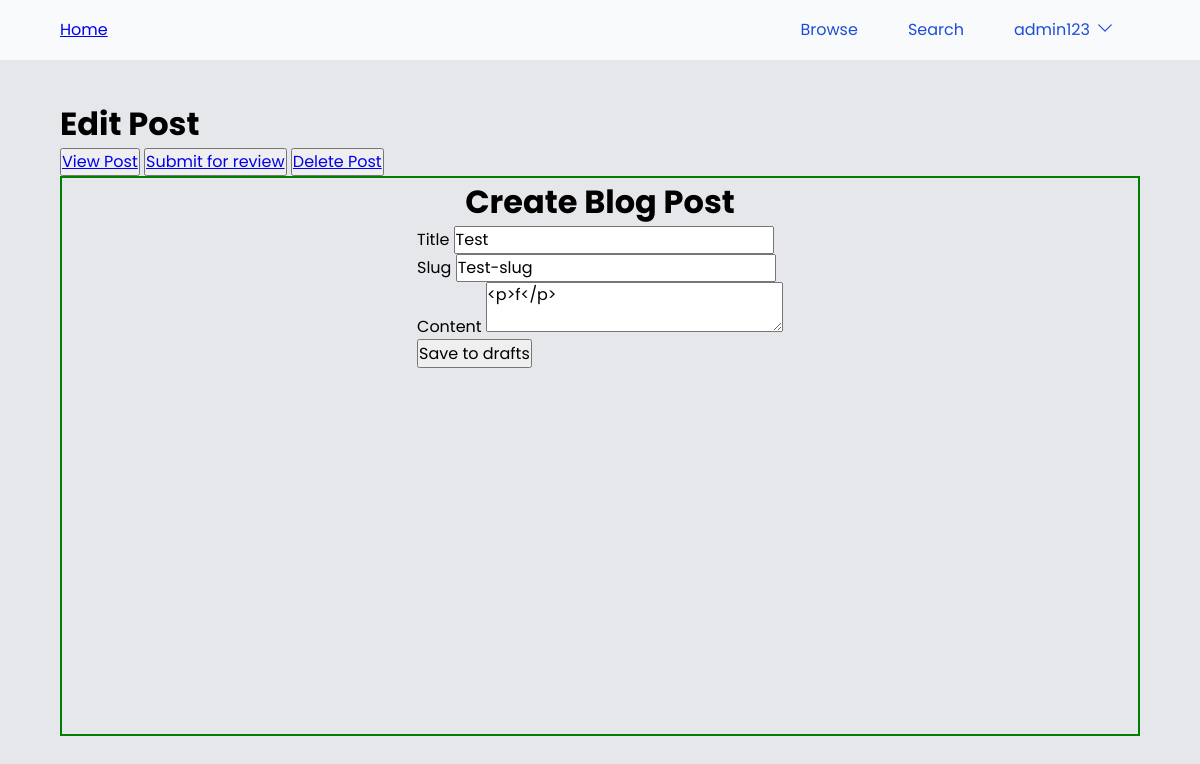
Page /edit/Test-slug (signed in) on the committed database.
### models.py (models this page shows, shortened)
class UserModel(UserMixin, db.Model):
    __tablename__ = 'users'
    id = db.Column(db.Integer, primary_key=True)
    username = db.Column(db.String(50), unique=True, nullable=False)
    password_hash = db.Column(db.String(128), nullable=False)
    privilege_level = db.Column(db.String(16), default="User", nullable=False) #Could be User, Admin, or SuperAdmin also could be an integer but used string for this example

class PostModel(db.Model):
    __tablename__ = 'posts'
    id = db.Column(db.Integer, primary_key=True)
    title = db.Column(db.String(100), nullable=False)
    slug = db.Column(db.String(100), unique=True, nullable=False)
    content = db.Column(db.Text, nullable=False)
    created_at = db.Column(db.DateTime, server_default=func.now())
    updated_at = db.Column(db.DateTime, onupdate=func.now())
    author = db.Column(db.String(100), db.ForeignKey('users.username'), nullable=False)
    status = db.Column(db.String, default="Draft") #Could be Draft, Review, Published, or Archived

### main.py (the view, shortened to what this page needs)
@app.route("/edit/<slug>", methods=["GET", "POST"])
@login_required
def edit(slug):
    post = PostModel.query.filter_by(slug=slug).first()
    if post.author != get_current_username() and current_user.privilege_level != "Admin":
        return redirect("/")
    form = BlogForm()
    form.content.data = post.content
    return render_template("edit.html", post=post, form=form, current_username=get_current_username())

### forms.py
class BlogForm(FlaskForm):
    title = StringField('title', validators=[InputRequired(), Length(min=4, max=32)])
    slug    = StringField('slug', validators=[InputRequired(), Length(min=1, max=64)])
    content = CKEditorField('content', validators=[InputRequired(), Length(min=8)])
    submit = SubmitField('Save to drafts')

### main.py (called while the page is built)
def get_current_username():
    if current_user.is_authenticated:
        return current_user.username
    else:
        return "Guest"

### models.py (called while the page is built)
@login.user_loader
def load_user(id):
    return UserModel.query.get(int(id))

### templates/edit.html (shortened to what this page needs)
{% extends "base.html" %}{%block head%}{%endblock%}{% block body %}
<h1>Edit Post</h1>
<div class="button-container">
    <button><a href="{{url_for("view_post", slug=post.slug)}}">View Post</a></button>
    {% if post.status == "Draft" %}
    <button><a href="{{url_for("change_status", slug=post.slug)}}">Submit for review</a></button>
    {% else %}
    <button><a href="{{url_for("change_status", slug=post.slug)}}">Make post private</a></button>
    {% endif %}
    <button><a href="{{url_for("delete", id=post.id)}}">Delete Post</a></button>
</div>
<div class="form-container">
    <h1>Create Blog Post</h1>
    <form method="post">
        <div class="text-field">
            <label>Title</label>
            {{form.title(value=post.title)}}
        </div>
        <div class="text-field">
            <label>Slug</label>
            {{form.slug(value=post.slug)}}
        </div>
        <div class="text-field">
            <label>Content</label>
            {{ form.content() }}
        </div>
        {{ form.submit() }}
        </form>
</div>
{% endblock %}

### templates/base.html (shortened to what this page needs)
<!DOCTYPE html>
<html lang="en">
  <head>
    <link rel="stylesheet" href="{{ url_for('static', filename='css/stylesheet.css')}}" />
  </head>
  <header class="header">
    <div class="header__inner">
      <a href="{{url_for('index')}}"
        >Home</a>
      <nav class="nav">
        <ul class="nav__list">
          <li class="nav__list-item">
            <a class="nav__list-link" href="{{url_for("browse")}}">Browse</a>
          </li>
          <li class="nav__list-item">
            <a class="nav__list-link" href="#">Search</a>
          </li>
          {% if current_user.is_authenticated %}
          <li class="nav__list-item">
            <div class="dropdown">
              <button class="dropbtn">{{current_username}}<svg xmlns="http://www.w3.org/2000/svg" fill="none" viewBox="0 0 24 24" stroke-width="1.5" stroke="currentColor" class="w-6 h-6">
                <path stroke-linecap="round" stroke-linejoin="round" d="M19.5 8.25l-7.5 7.5-7.5-7.5" />
              </svg>
              </button>
            </div>
            {% else %}
            <a class="nav__list-link" href="{{url_for('login')}}">Login</a>
            {% endif %}
          </li>
        </ul>
      </nav>
    </div>
  </header>
  <body>
    <div class="content">
    {% block body %} {% endblock %}
  </div>
  </body>
</html>

### static/css/stylesheet.css (style rules this page uses)
*, *::before, *::after { box-sizing: border-box; }
* { margin: 0; padding: 0; }
html, body { height: 100%; }
body { line-height: 1.5; -webkit-font-smoothing: antialiased; }
img, picture, video, canvas, svg { display: block; max-width: 100%; }
input, button, textarea, select { font: inherit; }
p, h1, h2, h3, h4, h5, h6 { overflow-wrap: break-word; }
:root { --dark-background: #27272a; --dark-foregeound: #e2e8f0; --dark-text: #e2e8f0; --dark-text-lighter: #6e6e6e; --dark-primary: #3839ff; --current-background: #e5e7eb; --current-foregeound: #18181b; --current-text: #18181b; --current-text-lighter: #4d5050; --light-primary: #00c3ff; --color-primary: #4f46e5; --color-secondary: #818cf8; --gradeint-primary: linear-gradient(#163de7, #00c3ff); }
body { background-color: var(--current-background); font-family: "Poppins", Noto Sans, sans-serif; min-height: 100%; height: 100%; display: flex; flex-direction: column; }
.content { flex: 1 1 auto; margin: 0 5%; }
.header { color: var(--primary-fg); background-color: #f8fafc; display: flex; justify-content: center; margin-bottom: 40px; padding: 14px 0; }
.header__inner { display: flex; justify-content: space-between; align-items: center; max-width: 90vw; width: 100%; }
.nav { flex: 0 1 auto; }
.nav__list { display: flex; justify-content: space-between; list-style: none; align-items: center; }
.nav__list-item { margin: 0; }
.nav__list-link { text-decoration: none; transition: all 0.3s; padding: 4px 25px; color: #1d4ed8; }
.nav .dropdown .dropbtn { border: none; outline: none; color: #1d4ed8; background-color: inherit; font-family: inherit; margin: 0; }
.nav .dropbtn { display: flex; padding: 4px 25px; transition: all 0.3s; }
.nav .dropbtn svg { margin-left: 5px; width: 20px; }
.form-container { display: flex; flex-direction: column; align-items: center; min-width: 40%; min-height: 80%; border: 2px solid green; }

### rows in the picture
UserModel: username "admin123"
PostModel: title "Test", slug "Test-slug", content "<p>f</p>"
